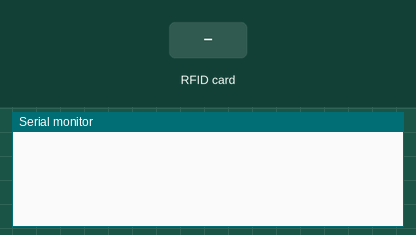
The sketch below on a simulated Arduino Uno, built with avr-gcc and run on an emulated ATmega328P. On the bench: the last lines printed to the serial monitor. The test bench sets the inputs (shaded band).

Above: at 1.3 s.
1.4 s: RFID card 52 F3 94 1F held to the reader
At 2.3 s:
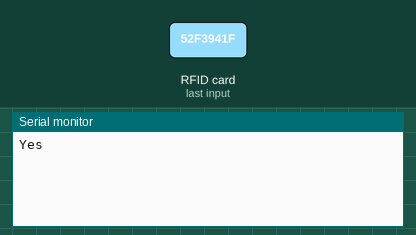
2.9 s: RFID card 5E 7A 19 C4 held to the reader
At 3.7 s:
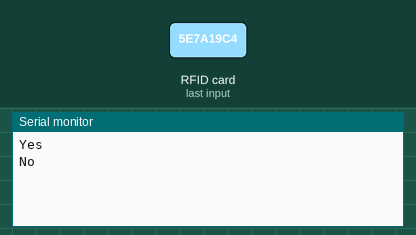

The sketch:

RFID_Logic.ino
```cpp
// (licence header left out)
#include <SPI.h>
#include <MFRC522.h>

#define RST_PIN         9          // Configurable, see typical pin layout above
#define SS_PIN          10         // Configurable, see typical pin layout above

MFRC522 mfrc522(SS_PIN, RST_PIN);  // Create MFRC522 instance
byte uidc[4]={0x52,0xF3,0x94,0x1F};
byte uidt[4]={0x43,0x1B,0x2D,0x83};
byte uidwp[1]={0x08};
void setup() {
	Serial.begin(9600);		// Initialize serial communications with the PC
	while (!Serial);		// Do nothing if no serial port is opened (added for Arduinos based on ATMEGA32U4)
	SPI.begin();			// Init SPI bus
	mfrc522.PCD_Init();		// Init MFRC522
	delay(100);				// Optional delay. Some board do need more time after init to be ready, see Readme
}
void loop() {
	// Reset the loop if no new card present on the sensor/reader. This saves the entire process when idle.
	if ( ! mfrc522.PICC_IsNewCardPresent()) {
		return;
	}

	// Select one of the cards
	if ( ! mfrc522.PICC_ReadCardSerial()) {
		return;
	}
  if((mfrc522.uid.uidByte[0]==uidwp[0])||(mfrc522.uid.uidByte[0]==uidc[0]&&mfrc522.uid.uidByte[1]==uidc[1]&&mfrc522.uid.uidByte[2]==uidc[2]&&mfrc522.uid.uidByte[3]==uidc[3])||(mfrc522.uid.uidByte[0]==uidt[0]&&mfrc522.uid.uidByte[1]==uidt[1]&&mfrc522.uid.uidByte[2]==uidt[2]&&mfrc522.uid.uidByte[3]==uidt[3])){
    Serial.println("Yes");
  }
  else{
    Serial.println("No");
    mfrc522.PICC_DumpToSerial(&(mfrc522.uid));
  }
  mfrc522.PICC_HaltA();
}
```

Measured:
- after the input at 1.4 s, the serial monitor: prints a new line at once (image 1)
- after the input at 2.9 s, the serial monitor: prints a new line at once (image 2)
